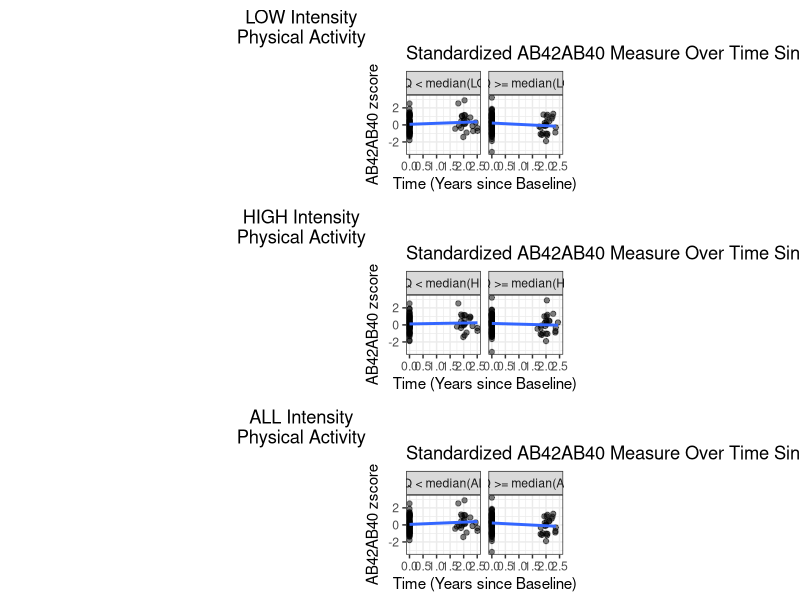

This chart was generated by the following R code:
## ---- chunk 1
knitr::opts_chunk$set(message = FALSE, warning = FALSE, comment = NA,
                      fig.align = "center", fig.height = 6, fig.width = 12)
library(readxl)
library(tidyverse)
library(mice)
library(knitr)
library(here)
library(kableExtra)
library(ggplot2)
library(cowplot)
library(lmerTest) # mixed linear model
## ---- chunk 2
# Load raw data
raw_demo <- read_excel(here("data/BIOCARD_Demographics_2024.08.07_Deidentified.xlsx"), sheet = "BIOCARD_Demographics")
raw_dx <- read_excel(here("data/BIOCARD_DiagnosisData_2024.09.08_Deidentified.xlsx"), sheet = "BIOCARD_DiagnosisData")
raw_act <- read_excel(here("data/actigraphy_data_BIOCARD_8_7_24_from Daniel_Deidentified.xlsx"), sheet = "actigraphy_data_BIOCARD_8_7_24")
raw_gene <- read_excel(here("data/BIOCARD_Genetics_Data_2023.03.28_Deidentified.xlsx"), sheet = "GENETICS_Data")
raw_champs <- read_excel(here("data/BIOCARD_Leisure_Activity_Champs_2023.09.10_other coded_Deidentified.xlsx"), sheet = "BIOCARD_PA_BloodBiomarkers-CHAM")
# NTK often stands for NeuroToolKit. NTK is a set of biomarkers used for neurological and neurodegenerative disease research
raw_ntk <- read_excel(here("data/BIOCARD_NTK Blood biomarkers_08.09.24_JHU only.xlsx"), sheet = "NTK Datafile to Use_JHU only")
raw_vital <- read_excel(here("data/BIOCARD_Vital_Signs_Sensory_2023.04.17_Deidentified.xlsx"), sheet = "BIOCARD_VITAL_SIGNS_SENSORY")
raw_gene_new <- read_excel(here("data/New participants_BIOCARD ApoE Genotypes 2023-2024_Deidentified.xlsx"), sheet = "Sheet1")

# Check missingness
# data %>%
#   summarise(across(everything(), ~ sum(is.na(.))))
# md.pattern(data)
## ---- chunk 3
# Demographics data
# Sex: 1=Male|2=Female
# Educ: years of education, 12=Min|20=Max|99=Unknown|Blank
#   no unknown or missing
# Race: 1=White|2=Black or African American|3=American Indian or Alaska Native|4=Native Hawaiian or Other Pacific Islander|5=Asian|99=Unknown|Blank
#   no 4 or missing
# Sex_F: 1=F|0=M
# Race_White: 1=White|0=Other|99=Missing
data_demo <- raw_demo %>%
  select(SUBJECT_ID, SEX, EDUC, RACE) %>%
  mutate(Sex_F = ifelse(SEX == 2, 1, 0)) %>% 
  mutate(Race_White = case_when(
    RACE == 1 ~ 1,
    RACE %in% c(2,3,4,5) ~ 0,
    TRUE ~ 99
  )) %>%
  select(SUBJECT_ID, Sex_F, Race_White, EDUC) %>%
  mutate(in_demo = 1)
# check data
# data_demo %>% 
#   select(EDUC, Race_White, Sex_F) %>%
#   table()
# data_demo$SUBJECT_ID[duplicated(data_demo$SUBJECT_ID)] 
# length(unique(data_demo$SUBJECT_ID)) 
# 474 subjects

# Diagnosis data
# fup_Dx: 1 if last available (i.e., most recent) ‘DIAGNOSIS’ = MCI or dementia, otherwise 0
data_dx <- raw_dx %>%
  select(SUBJECT_ID, VISITNO, AgeAtVisit, DIAGNOSIS, DECAGE) %>%
  group_by(SUBJECT_ID) %>% 
  mutate(last_visit = ifelse(AgeAtVisit == max(AgeAtVisit), 1, 0)) %>%
  ungroup() %>%
  mutate(fup_Dx = ifelse(DIAGNOSIS %in% c("DEMENTIA", "MCI") & last_visit == 1, 1, 0)) %>%
  mutate(in_dx = 1)
# check data
# table(data_dx$DIAGNOSIS)
# DEMENTIA, IMPAIRED NOT MCI, MCI, NORMAL 
# length(unique(data_dx$SUBJECT_ID))
# 474 subjects

# Blood biomarkers data
data_ntk <- raw_ntk %>%
  select(SUBJECT_ID, VISITNO,
         PTAU181_zscore, AB42AB40_zscore, # AD-specific measures
         NFL_zscore, YKL40_zscore, sTREM2_zscore, GFAP_zscore, # AD non-specific measures
         PTAU181_outlier, AB42AB40_outlier, NFL_outlier, YKL40_outlier, sTREM2_outlier, GFAP_outlier,
         GFAP, NFL, PTAU181, AB42AB40, PTAU181_AB42AB40, sTREM2, YKL40) %>% # outlier indicators for each biomarker measure 
  mutate(in_ntk = 1)
# check data
# length(unique(data_ntk$SUBJECT_ID))
# 266 subjects

# CHAMPS activity questionnaire data
low_freq_vars <- c("B11110a_freq", "B11120a_freq", "B11122a_freq", "B11127a_freq", "B11128a_freq", "B11134a_freq", "B11135a_freq", "B11139a_freq")
high_freq_vars <- c("B11107a_freq", "B11109a_freq", "B11114a_freq", "B11115a_freq", "B11116a_freq", "B11119a_freq", "B11121a_freq", "B11123a_freq", "B11124a_freq", "B11125a_freq", "B11126a_freq", "B11129a_freq", "B11130a_freq", "B11131a_freq", "B11132a_freq", "B11133a_freq", "B11136a_freq", "B11137a_freq", "B11138a_freq", "B11140a_freq")
# Create three continuous variables reflecting each participant’s frequency of engagement in low intensity physical activities, high intensity physical activities, and all physical activities (regardless of level of intensity)
data_champs <- raw_champs %>%
  select(c(SUBJECT_ID, VISITNO, low_freq_vars, high_freq_vars, "B11141a_freq", "B11141s_CAT")) %>%
  mutate(across(all_of(c(low_freq_vars, high_freq_vars, "B11141a_freq")), as.numeric)) %>%  
  mutate(
    LOW_INT_FREQ = rowSums(select(., all_of(low_freq_vars)), na.rm = TRUE) +
                   ifelse(!is.na(B11141s_CAT) & B11141s_CAT == "Physical-low", B11141a_freq, 0),
    HIGH_INT_FREQ = rowSums(select(., all_of(high_freq_vars)), na.rm = TRUE) +
                    ifelse(!is.na(B11141s_CAT) & B11141s_CAT == "Physical-modhi", B11141a_freq, 0),
    ALL_INT_FREQ = LOW_INT_FREQ + HIGH_INT_FREQ
  ) %>%
  select(SUBJECT_ID, VISITNO, LOW_INT_FREQ, HIGH_INT_FREQ, ALL_INT_FREQ) %>%
  mutate(in_champs = 1) %>%
  group_by(SUBJECT_ID) %>% 
  mutate(first_champs_visit = ifelse(VISITNO == min(VISITNO), 1, 0))
# check data
# length(unique(data_champs$SUBJECT_ID))
# 259 subjects

# Actigraphy data
# LTAC10 total average activity counts over the 10 most active hours of the day, averaged across 3 days with valid data
data_act <- raw_act %>%
  select(SUBJECT_ID, VISITNO, LTAC10) %>%
  mutate(in_act = 1) %>%
  group_by(SUBJECT_ID) %>% 
  mutate(first_act_visit = ifelse(VISITNO == min(VISITNO), 1, 0))
# check data
# length(unique(data_act$SUBJECT_ID))
# 240 subjects

# Genetics (APOE genetic status) data
data_gene_new <- raw_gene_new %>%
  filter(!is.na(SUBJECT_ID)) %>%
  mutate(APOECODE = APOECODE/10)

data_gene <- raw_gene %>%
  rbind(data_gene_new) %>%
  mutate(APOE4 = case_when(
      APOECODE %in% c(2.2, 2.3, 3.3) ~ 0,  
      APOECODE %in% c(2.4, 3.4, 4.4) ~ 1,  
      APOECODE == "" | is.na(APOECODE) ~ NA_real_ 
    )) %>%
  mutate(in_gene = 1)
# check data
# length(unique(data_gene$SUBJECT_ID))
# 467 subjects

# Vital signs/ sensory data
data_vital <- raw_vital %>%
  select(SUBJECT_ID, VISITNO, BMI) %>%
  mutate(in_vital = 1)
# check data
# length(unique(data_vital$SUBJECT_ID))
# 394 subjects
## ---- chunk 4
data_act_merged <- data_act %>%
  merge(data_dx, by = c("SUBJECT_ID", "VISITNO"), all = TRUE) %>%
  merge(data_ntk, by = c("SUBJECT_ID", "VISITNO"), all = TRUE) %>%
  merge(data_vital, by = c("SUBJECT_ID", "VISITNO"), all = TRUE) %>%
  merge(data_demo, by = "SUBJECT_ID", all = TRUE) %>%
  merge(data_gene, by = "SUBJECT_ID", all = TRUE) %>%
  arrange(SUBJECT_ID, VISITNO)
# 474 patients

# Identify patients with MCI or Dementia at the first Actigraphy visit
excluded_patients <- data_act_merged %>%
  filter(first_act_visit == 1 & (DIAGNOSIS == "MCI" | DIAGNOSIS == "DEMENTIA")) %>%
  pull(SUBJECT_ID)
# 27 patients

# Include patients in the CHAMPS analysis
data_champs_clean <- read.csv(here("processed-data/CHAMPS_clean_data.csv"), 
                              row.names = 1, check.names = FALSE)

# Include patients with at least one actigraphy assessment
# define Age_Act as a participant’s age at their baseline/first available Actigraphy assessment 
# exclude patients with a diagnosis of MCI or dementia at baseline Actigraphy assessment
data_act_clean <- data_act_merged %>%
  filter(SUBJECT_ID %in% data_champs_clean$SUBJECT_ID) %>%
  group_by(SUBJECT_ID) %>%
  filter(any(in_act == 1)) %>%
  mutate(Age_Act = ifelse(first_act_visit == 1, AgeAtVisit, NA)) %>%
  fill(Age_Act, .direction = "downup") %>%
  filter(!SUBJECT_ID %in% excluded_patients) %>%
  ungroup() 
# length(unique(data_act_clean$SUBJECT_ID))
# 160 patients

# Identify patients without biomarker info 1.5 years around baseline Actigraphy visit
no_ntk_at_baseline_visit <- data_act_clean %>%
  filter(first_act_visit == 1 & is.na(in_ntk)) %>%
  pull(SUBJECT_ID)
# 8 patients don't have biomarker info at the baseline visit
# 1 out of 8 patients are diagnosed with MCI or Dementia at baseline

# biomarker variables
ntk_vars = c("PTAU181_zscore", "AB42AB40_zscore", "NFL_zscore", "YKL40_zscore",
             "sTREM2_zscore", "GFAP_zscore", "PTAU181_outlier", "AB42AB40_outlier",
             "NFL_outlier", "YKL40_outlier", "sTREM2_outlier", "GFAP_outlier", "in_ntk")

ntk_within_window_patients <- data_act_clean %>%
  filter(SUBJECT_ID %in% no_ntk_at_baseline_visit) %>%
  mutate(ntk_within_window = ifelse(
      (abs(AgeAtVisit - Age_Act) <= 1.5) &
      !is.na(in_ntk), 
    1, 0
  )) %>%
  filter(ntk_within_window == 1) %>%
  select(c(SUBJECT_ID, all_of(ntk_vars))) %>%
  group_by(SUBJECT_ID) %>%
  slice_head(n = 1) %>%
  ungroup() %>%
  mutate(first_act_visit = 1)
# 4 patients

data_act_clean <- data_act_clean %>%
  filter(!(SUBJECT_ID %in% no_ntk_at_baseline_visit) | 
           SUBJECT_ID %in% ntk_within_window_patients$SUBJECT_ID) %>%
  # only include visits from baseline forward for each patient
  group_by(SUBJECT_ID) %>%
  mutate(baseline_forward = ifelse(first_act_visit == 1, 1, NA)) %>%
  fill(baseline_forward, .direction = "down") %>%
  filter(baseline_forward == 1) %>%
  # update biomarker info for patients with missing biomarker at baseline
  merge(ntk_within_window_patients, all.x = TRUE, 
        by = c("SUBJECT_ID", "first_act_visit"), suffix = c("_left", "_right")) %>%
   mutate(
    across(
      .cols = ends_with("_left"),  
      .fns = ~ ifelse(!is.na(.), ., get(str_remove(cur_column(), "_left") %>% paste0("_right"))),  
      .names = "{str_remove(.col, '_left')}"  
    )
  )%>%
  select(-ends_with("_left"), -ends_with("_right"))

# length(unique(data_act_clean$SUBJECT_ID))
# 157 patients, 923 visits

zscore_cols <- c("PTAU181_zscore", "AB42AB40_zscore", "NFL_zscore", "YKL40_zscore", "sTREM2_zscore", "GFAP_zscore")
outlier_cols <- c("PTAU181_outlier", "AB42AB40_outlier", "NFL_outlier", "YKL40_outlier", "sTREM2_outlier", "GFAP_outlier")

# Replace z-score values with NA if the corresponding outlier column is 1
data_act_clean <- data_act_clean |> 
    mutate(across(all_of(zscore_cols), 
      ~ ifelse(get(paste0(sub("_zscore", "", cur_column()), "_outlier")) == 1, NA, .)))

# save processed data
write.csv(data_act_clean, here("processed-data/Actigraphy_clean_data.csv"))
## ---- chunk 5
data_act_clean <- data_act_clean %>%
  arrange(SUBJECT_ID, VISITNO)

# only contain baseline info for each patient
data_act_clean_bl <- data_act_clean %>%
  group_by(SUBJECT_ID) %>%
  slice_head(n = 1) %>%
  ungroup()

# only contain complete biomarker info for each patient
# calculate follow up time based on complete biomarker info
data_act_clean_ntk <- data_act_clean %>%
  filter(in_ntk == 1) %>%
  group_by(SUBJECT_ID) %>%
  mutate(follow_up_time = max(AgeAtVisit) - Age_Act) %>%
  fill(follow_up_time, .direction = "downup") %>%
  mutate(n_ntk = n()) %>%
  slice_head(n = 1) %>%
  ungroup()

data_champs_clean <- data_champs_clean %>%
  arrange(SUBJECT_ID, VISITNO)

# only contain baseline info for each patient
data_champs_clean_bl <- data_champs_clean %>%
  group_by(SUBJECT_ID) %>%
  slice_head(n = 1) %>%
  ungroup()

# add champs data to actigraphy data on a patient level
data_act_clean_champs <- data_act_clean_bl %>%
  select(c(SUBJECT_ID, Age_Act)) %>%
  left_join(select(data_champs_clean_bl, SUBJECT_ID, Age_CHAMPS), by = "SUBJECT_ID") %>%
  mutate(Age_diff = Age_CHAMPS-Age_Act)

mean_time <- data_act_clean |>
      group_by(SUBJECT_ID) %>%
  mutate(cutoff_visit = ifelse(first_act_visit == 0, VISITNO, NA)) %>%
  fill(cutoff_visit, .direction = "down") %>% 
  filter(is.na(cutoff_visit) | VISITNO <= cutoff_visit) %>%
  select(-cutoff_visit) %>% 
  ungroup() %>%
  filter(AgeAtVisit >= Age_Act)

summary_stats <- data.frame(
  # Total number of participants
  N = nrow(data_act_clean_bl),

  # Number with a diagnosis of MCI or dementia at last visit
  N_with_MCI_dementia = sum(data_act_clean_bl$fup_Dx == 1, na.rm = TRUE),
  
  # Number of participants with 'Subject_ID' ≥ 400
  N_participants_400 = sum(data_act_clean_bl$SUBJECT_ID >= 400, na.rm = TRUE),
  
  # Mean (SD) Age_Act
  Mean_Age_Act = sprintf("%.2f (%.2f)", mean(data_act_clean_bl$Age_Act, na.rm = TRUE), sd(data_act_clean_bl$Age_Act, na.rm = TRUE)),
  
  # Range of Age_Act
  Range_Age_Act = sprintf("(%.2f, %.2f)", min(data_act_clean_bl$Age_Act, na.rm = TRUE), max(data_act_clean_bl$Age_Act, na.rm = TRUE)),
  
  # N (%) female sex
  N_female = sum(data_act_clean_bl$Sex_F == 1, na.rm = TRUE),
  Percent_female = sprintf("%.2f%%", (sum(data_act_clean_bl$Sex_F == 1, na.rm = TRUE) / nrow(data_act_clean_bl)) * 100),
  
  # Mean (SD) years of education
  Mean_EDUC = sprintf("%.2f (%.2f)", mean(data_act_clean_bl$EDUC, na.rm = TRUE), sd(data_act_clean_bl$EDUC, na.rm = TRUE)),
  
  # N (%) White race
  N_white = sum(data_act_clean_bl$Race_White == 1, na.rm = TRUE),
  Percent_white = sprintf("%.2f%%", (sum(data_act_clean_bl$Race_White == 1, na.rm = TRUE) / nrow(data_act_clean_bl)) * 100),
  
  # N (%) APOE4 carriers
  N_APOE4 = sum(data_act_clean_bl$APOE4 == 1, na.rm = TRUE),
  Percent_APOE4 = sprintf("%.2f%%", (sum(data_act_clean_bl$APOE4 == 1, na.rm = TRUE) / nrow(data_act_clean_bl)) * 100),
  
  # Mean (SD) years of Age_CHAMPS - Age_Act
  Mean_Age_Diff = sprintf("%.2f (%.2f)", mean(data_act_clean_champs$Age_diff, na.rm = TRUE), sd(data_act_clean_champs$Age_diff, na.rm = TRUE)),
  
  # Range of years of Age_CHAMPS - Age_Act
  Range_Age_Diff = sprintf("(%.2f, %.2f)", min(data_act_clean_champs$Age_diff, na.rm = TRUE), max(data_act_clean_champs$Age_diff, na.rm = TRUE)),
  
  # Mean (SD) years of follow-up
  Mean_Followup = sprintf("%.2f (%.2f)", mean(data_act_clean_ntk$follow_up_time, na.rm = TRUE), sd(data_act_clean_ntk$follow_up_time, na.rm = TRUE)),
  
  # Range of years of follow-up
  Range_Followup = sprintf("(%.2f, %.2f)", min(data_act_clean_ntk$follow_up_time, na.rm = TRUE), max(data_act_clean_ntk$follow_up_time, na.rm = TRUE)),
  
  # Mean (SD) number of blood biomarker measures
  Mean_Biomarkers = sprintf("%.2f (%.2f)", mean(data_act_clean_ntk$n_ntk, na.rm = TRUE), sd(data_act_clean_ntk$n_ntk, na.rm = TRUE)),
  
  # Range of number of blood biomarker measures
  Range_Biomarkers = sprintf("(%.2f, %.2f)", min(data_act_clean_ntk$n_ntk, na.rm = TRUE), max(data_act_clean_ntk$n_ntk, na.rm = TRUE)),
  
  # Mean (SD) time (in years) 
  Mean_Time = sprintf("%.2f (%.2f)", mean(mean_time$AgeAtVisit - mean_time$Age_Act, na.rm = TRUE), sd(mean_time$AgeAtVisit - mean_time$Age_Act, na.rm = TRUE)),
  
  # Mean Range (min, max) time (in years) 
  Range_Time = sprintf("(%.2f, %.2f)", min(mean_time$AgeAtVisit - mean_time$Age_Act, na.rm = TRUE), max(mean_time$AgeAtVisit - mean_time$Age_Act, na.rm = TRUE)),
  
  # Mean (SD) LTAC
  Mean_LTAC = sprintf("%.2f (%.2f)", mean(data_act_clean$LTAC10, na.rm = TRUE), sd(data_act_clean$LTAC10, na.rm = TRUE)),
  
  # Mean (SD) BMI
  Mean_BMI = sprintf("%.2f (%.2f)", mean(data_act_clean$BMI, na.rm = TRUE), sd(data_act_clean$BMI, na.rm = TRUE)),
  
  # Mean (SD) GFAP at baseline CHAMPS
  Mean_GFAP = sprintf("%.2f (%.2f)", mean(data_act_clean_bl[data_act_clean_bl$GFAP_outlier==0,]$GFAP, na.rm = TRUE), sd(data_act_clean_bl[data_act_clean_bl$GFAP_outlier==0,]$GFAP, na.rm = TRUE)),
  
  # Mean (SD) NFL at baseline CHAMPS
  Mean_NFL = sprintf("%.2f (%.2f)", mean(data_act_clean_bl[data_act_clean_bl$NFL_outlier==0,]$NFL, na.rm = TRUE), sd(data_act_clean_bl[data_act_clean_bl$NFL_outlier==0,]$NFL, na.rm = TRUE)),
  
  # Mean (SD) PTAU181 at baseline CHAMPS
  Mean_PTAU181 = sprintf("%.2f (%.2f)", mean(data_act_clean_bl[data_act_clean_bl$PTAU181_outlier==0,]$PTAU181, na.rm = TRUE), sd(data_act_clean_bl[data_act_clean_bl$PTAU181_outlier==0,]$PTAU181, na.rm = TRUE)),
  
  # Mean (SD) AB42AB40 at baseline CHAMPS
  Mean_AB42AB40 = sprintf("%.2f (%.2f)", mean(data_act_clean_bl[data_act_clean_bl$AB42AB40_outlier==0,]$AB42AB40, na.rm = TRUE), sd(data_act_clean_bl[data_act_clean_bl$AB42AB40_outlier==0,]$AB42AB40, na.rm = TRUE)),
  
  # Mean (SD) PTAU181_AB42AB40 at baseline CHAMPS
  Mean_PTAU181_AB42AB40 = sprintf("%.2f (%.2f)", mean(data_act_clean_bl[data_act_clean_bl$AB42AB40_outlier==0 & data_act_clean_bl$PTAU181_outlier==0,]$PTAU181_AB42AB40, na.rm = TRUE), sd(data_act_clean_bl[data_act_clean_bl$AB42AB40_outlier==0 & data_act_clean_bl$PTAU181_outlier==0,]$PTAU181_AB42AB40, na.rm = TRUE)),
  
  # Mean (SD) sTREM2 at baseline CHAMPS
  Mean_sTREM2 = sprintf("%.2f (%.2f)", mean(data_act_clean_bl[data_act_clean_bl$sTREM2_outlier==0,]$sTREM2, na.rm = TRUE), sd(data_act_clean_bl[data_act_clean_bl$sTREM2_outlier==0,]$sTREM2, na.rm = TRUE)),
  
  # Mean (SD) YKL40 at baseline CHAMPS
  Mean_YKL40 = sprintf("%.2f (%.2f)", mean(data_act_clean_bl[data_act_clean_bl$YKL40_outlier==0,]$YKL40, na.rm = TRUE), sd(data_act_clean_bl[data_act_clean_bl$YKL40_outlier==0,]$YKL40, na.rm = TRUE))
)
## ---- chunk 6
summary_stats <- as.data.frame(t(summary_stats))
summary_stats$Variable = c("N", 
                           "N with a diagnosis of MCI or dementia at last visit (‘fup_Dx’ = 1)",
                           "N participants with ‘Subject_ID’ ≥ 400 *",
                           "Mean (SD) Age_Act", "Range (min, max) Age_Act", 
                           "N female sex (‘Sex_F’ = 1)", 
                           "% female sex (‘Sex_F’ = 1)", 
                           "Mean (SD) years of education (‘EDUC’) ",
                           "N White race (‘Race_White’ = 1)", 
                           "% White race (‘Race_White’ = 1)", 
                           "N APOE4 carriers (‘APOE4’ = 1)",
                           "% APOE4 carriers (‘APOE4’ = 1)",
                           "Mean (SD) years between Age_CHAMPS and Age_Act", 
                           "Range (min, max) years between Age_CHAMPS and Age_Act", 
                           "Mean (SD) years of follow-up (baseline actigraphy to last blood biomarker measure)",
                           "Range (min, max) years of follow-up (baseline actigraphy to last blood biomarker measure)", 
                           "Mean (SD) number of blood biomarker measures over time", 
                           "Range (min, max) number of blood biomarker measures over time",
                           "Mean (SD) time (in years) between baseline actigraphy and associated baseline blood biomarker measure",
                           "Range (min, max) time (in years) between baseline actigraphy and associated baseline blood biomarker measure", 
                           "Mean (SD) LTAC10", 
                           "Mean (SD) BMI", 
                           "Mean (SD) GFAP at baseline actigraphy", 
                           "Mean (SD) NFL at baseline actigraphy", 
                           "Mean (SD) PTAU181 at baseline actigraphy", 
                           "Mean (SD) AB42AB40 at baseline actigraphy", 
                           "Mean (SD) PTAU181_AB42AB40 at baseline actigraphy", 
                           "Mean (SD) sTREM2 at baseline actigraphy", 
                           "Mean (SD) YKL40 at baseline actigraphy"
)
colnames(summary_stats) = c("Participants in analyses", "")

summary_stats %>%
  kable(caption = "Descriptive Statistics for Participants Included in the Actigraphy Analyses")
## ---- chunk 7
data_act_clean_analysis <- data_act_clean |>
  mutate(VISITNO = as.numeric(VISITNO)) |>
  mutate(time = AgeAtVisit - Age_Act) |>
  select(-ends_with("_outlier")) |>
  filter(!if_all(ends_with("_zscore"), is.na)) |>
  select(SUBJECT_ID, VISITNO, DIAGNOSIS, LTAC10, Age_Act, AgeAtVisit, 
         Sex_F, APOE4, BMI, time, PTAU181_zscore, AB42AB40_zscore, 
         NFL_zscore, YKL40_zscore, sTREM2_zscore, GFAP_zscore) |>
  mutate(Sex_F = factor(Sex_F, levels = c(0,1)), 
         APOE4 = factor(APOE4, levels = c(0,1))) |>
  mutate(
        LTAC10_z = (LTAC10 - mean(LTAC10, na.rm = TRUE)) / sd(LTAC10, na.rm = TRUE),
        Age_Act_z = (Age_Act - mean(Age_Act, na.rm = TRUE)) / sd(Age_Act, na.rm = TRUE),
        BMI_z = (BMI - mean(BMI, na.rm = TRUE)) / sd(BMI, na.rm = TRUE)
    ) |>
  left_join(data_champs_clean[, c('SUBJECT_ID','VISITNO', "LOW_INT_FREQ", "HIGH_INT_FREQ","ALL_INT_FREQ")], 
            by = c('SUBJECT_ID','VISITNO')) |>
  mutate(LOW_INT_FREQ_z = (LOW_INT_FREQ - mean(LOW_INT_FREQ, na.rm = TRUE)) / sd(LOW_INT_FREQ, na.rm = TRUE),
        HIGH_INT_FREQ_z = (HIGH_INT_FREQ - mean(HIGH_INT_FREQ, na.rm = TRUE)) / sd(HIGH_INT_FREQ, na.rm = TRUE),
        ALL_INT_FREQ_z = (ALL_INT_FREQ - mean(ALL_INT_FREQ, na.rm = TRUE)) / sd(ALL_INT_FREQ, na.rm = TRUE))
## ---- chunk 8
write.csv(data_act_clean_analysis, here("processed-data/Actigraphy_clean_data.csv"))
## ---- chunk 9
AB42AB40_act_data <- data_act_clean_analysis |>
  select(-c(PTAU181_zscore, NFL_zscore, YKL40_zscore, sTREM2_zscore, GFAP_zscore)) |>
  filter(!is.na(AB42AB40_zscore))

AB42AB40_act_model <- lmer(AB42AB40_zscore ~ 
    LTAC10_z + Age_Act_z + Sex_F + APOE4 + BMI_z + time + (1 | SUBJECT_ID) +
    LTAC10_z:time,
    data = AB42AB40_act_data, 
    control = lmerControl(optimizer = "bobyqa"))

summary(AB42AB40_act_model)
## ---- chunk 10
AB42AB40_act_data_plot <- AB42AB40_act_data |> 
  mutate(CHAMPS_group_low = ifelse(LOW_INT_FREQ_z >= median(LOW_INT_FREQ_z, na.rm = TRUE), 
        "LOW_INT_FREQ >= median(LOW_INT_FREQ)", "LOW_INT_FREQ < median(LOW_INT_FREQ)"),
         CHAMPS_group_high = ifelse(HIGH_INT_FREQ_z >= median(HIGH_INT_FREQ_z, na.rm = TRUE), 
         "HIGH_INT_FREQ >= median(HIGH_INT_FREQ)", "HIGH_INT_FREQ < median(HIGH_INT_FREQ)"),
         CHAMPS_group_all = ifelse(ALL_INT_FREQ_z >= median(ALL_INT_FREQ_z, na.rm = TRUE), 
          "ALL_INT_FREQ >= median(ALL_INT_FREQ)", "ALL_INT_FREQ < median(ALL_INT_FREQ)")) |>
  filter(if_all(ends_with("_FREQ"), ~ !is.na(.))) |>
  filter(!is.na(LTAC10_z))

p1 <- ggplot(AB42AB40_act_data_plot, aes(x = time, y = AB42AB40_zscore)) +
  geom_point(alpha = 0.5) +
  geom_smooth(method = "lm", se = FALSE) +
  facet_wrap(~ CHAMPS_group_low) + 
  labs(title = "Standardized AB42AB40 Measure Over Time Since Baseline (years)",
       x = "Time (Years since Baseline)",
       y = "AB42AB40 zscore",
       color = "LTAC10 Group",
       tag = "LOW Intensity\nPhysical Activity") +
  theme_bw() +
  theme(aspect.ratio = 0.8)

p2 <- ggplot(AB42AB40_act_data_plot, aes(x = time, y = AB42AB40_zscore)) +
  geom_point(alpha = 0.5) +
  geom_smooth(method = "lm", se = FALSE) +
  facet_wrap(~ CHAMPS_group_high) + 
  labs(title = "Standardized AB42AB40 Measure Over Time Since Baseline (years)",
       x = "Time (Years since Baseline)",
       y = "AB42AB40 zscore",
       color = "LTAC10 Group",
       tag = "HIGH Intensity\nPhysical Activity") +
  theme_bw() +
  theme(aspect.ratio = 0.8)

p3 <- ggplot(AB42AB40_act_data_plot, aes(x = time, y = AB42AB40_zscore)) +
  geom_point(alpha = 0.5) +
  geom_smooth(method = "lm", se = FALSE) +
  facet_wrap(~ CHAMPS_group_all) + 
  labs(title = "Standardized AB42AB40 Measure Over Time Since Baseline (years)",
       x = "Time (Years since Baseline)",
       y = "AB42AB40 zscore",
       color = "LTAC10 Group",
       tag = "ALL Intensity\nPhysical Activity") +
  theme_bw() +
  theme(aspect.ratio = 0.8)

plot_grid(p1, p2, p3, nrow = 3)
## ---- chunk 11
PTAU181_act_data <- data_act_clean_analysis |>
  select(-c(AB42AB40_zscore, YKL40_zscore, NFL_zscore, sTREM2_zscore, GFAP_zscore)) |>
  filter(!is.na(PTAU181_zscore))

PTAU181_act_model <- lmer(PTAU181_zscore ~ 
    LTAC10_z + Age_Act_z + Sex_F + APOE4 + BMI_z + time + (1 | SUBJECT_ID) +
    LTAC10_z:time,
    data = PTAU181_act_data, 
    control = lmerControl(optimizer = "bobyqa"))

summary(PTAU181_act_model)
## ---- chunk 12
NFL_act_data <- data_act_clean_analysis |>
  select(-c(PTAU181_zscore, AB42AB40_zscore, YKL40_zscore, sTREM2_zscore, GFAP_zscore)) |>
  filter(!is.na(NFL_zscore))

NFL_act_model <- lmer(NFL_zscore ~ 
    LTAC10_z + Age_Act_z + Sex_F + APOE4 + BMI_z + time + (1 | SUBJECT_ID) +
    LTAC10_z:time,
    data = NFL_act_data, 
    control = lmerControl(optimizer = "bobyqa"))

summary(NFL_act_model)
## ---- chunk 13
YKL40_act_data <- data_act_clean_analysis |>
  select(-c(PTAU181_zscore, AB42AB40_zscore, NFL_zscore, sTREM2_zscore, GFAP_zscore)) |>
  filter(!is.na(YKL40_zscore))

YKL40_act_model <- lmer(YKL40_zscore ~ 
    LTAC10_z + Age_Act_z + Sex_F + APOE4 + BMI_z + time + (1 | SUBJECT_ID) +
    LTAC10_z:time,
    data = YKL40_act_data, 
    control = lmerControl(optimizer = "bobyqa"))

summary(YKL40_act_model)
## ---- chunk 14
sTREM2_act_data <- data_act_clean_analysis |>
  select(-c(PTAU181_zscore, AB42AB40_zscore, YKL40_zscore, NFL_zscore, GFAP_zscore)) |>
  filter(!is.na(sTREM2_zscore))

sTREM2_act_model <- lmer(sTREM2_zscore ~ 
    LTAC10_z + Age_Act_z + Sex_F + APOE4 + BMI_z + time + (1 | SUBJECT_ID) +
    LTAC10_z:time,
    data = sTREM2_act_data, 
    control = lmerControl(optimizer = "bobyqa"))

summary(sTREM2_act_model)
## ---- chunk 15
GFAP_act_data <- data_act_clean_analysis |>
  select(-c(PTAU181_zscore, AB42AB40_zscore, YKL40_zscore, NFL_zscore, sTREM2_zscore)) |>
  filter(!is.na(GFAP_zscore))

GFAP_act_model <- lmer(GFAP_zscore ~ 
    LTAC10_z + Age_Act_z + Sex_F + APOE4 + BMI_z + time + (1 | SUBJECT_ID) +
    LTAC10_z:time,
    data = GFAP_act_data, 
    control = lmerControl(optimizer = "bobyqa"))

summary(GFAP_act_model)
